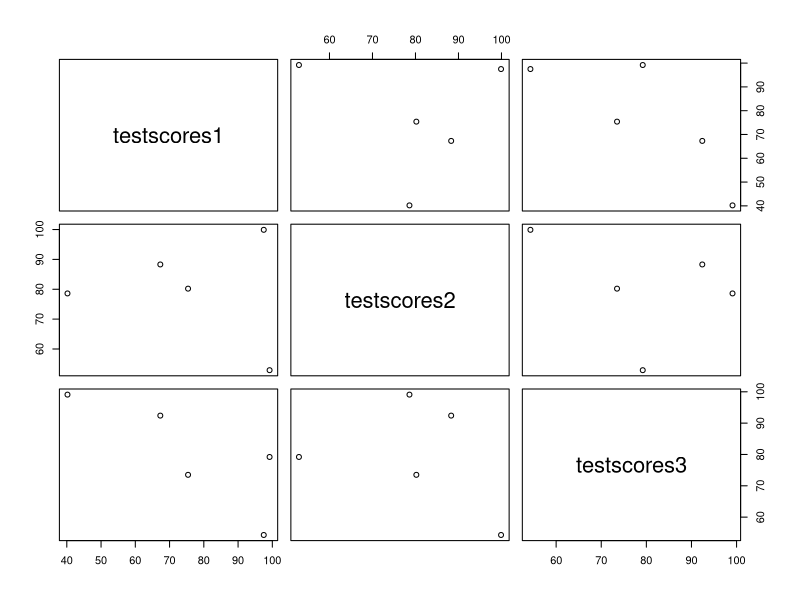
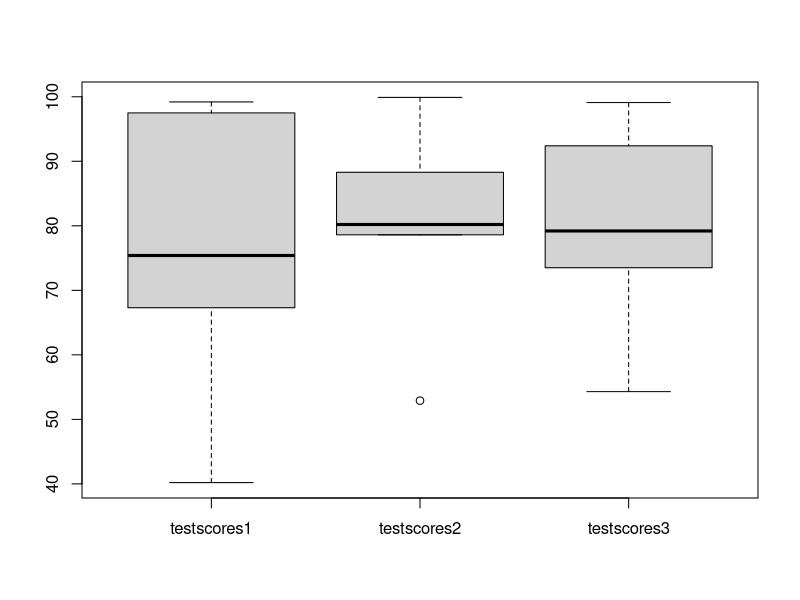
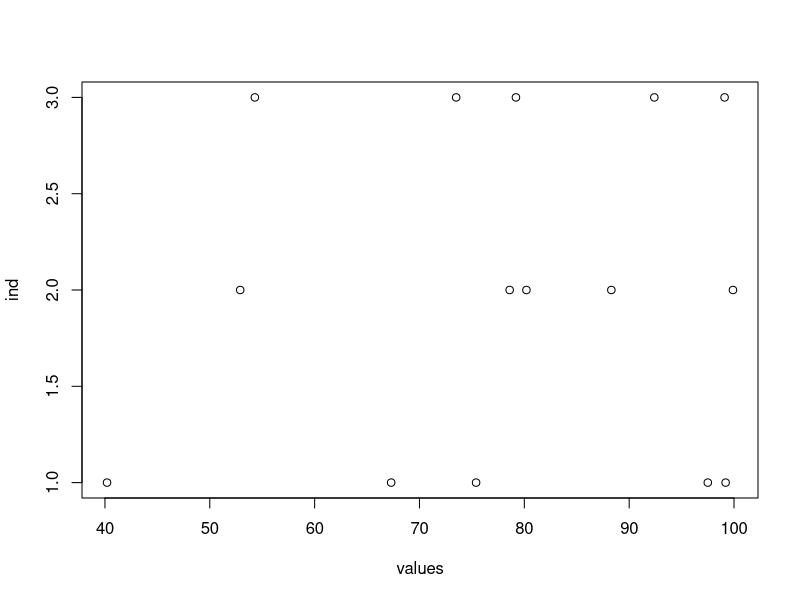

These charts were generated, in order, by the following R code:
# make sample data. 
testscores1 <- c(97.5, 75.4, 99.2, 67.3, 40.2)
testscores2 <- c(99.9, 80.2, 52.9, 88.3, 78.6)
testscores3 <- c(54.3, 73.5, 79.2, 92.4, 99.1)

#make the data frame
Qtr1 <- data.frame(testscores1, testscores2, testscores3)

# Name the rows
row.names(Qtr1) <- c("Ross", "Rachel", "Chandler", "Monica", "Joey")

# tried plotting it unstacked 
plot(Qtr1)

# box plot? 
boxplot(Qtr1)

#here goes the stack 
stack(Qtr1)

#add stack to a variable 
StackQtr1 <- stack(Qtr1)

# try a plot with the stacked data 
plot(StackQtr1)

names(StackQtr1)<-c("Score", "Test_number")

